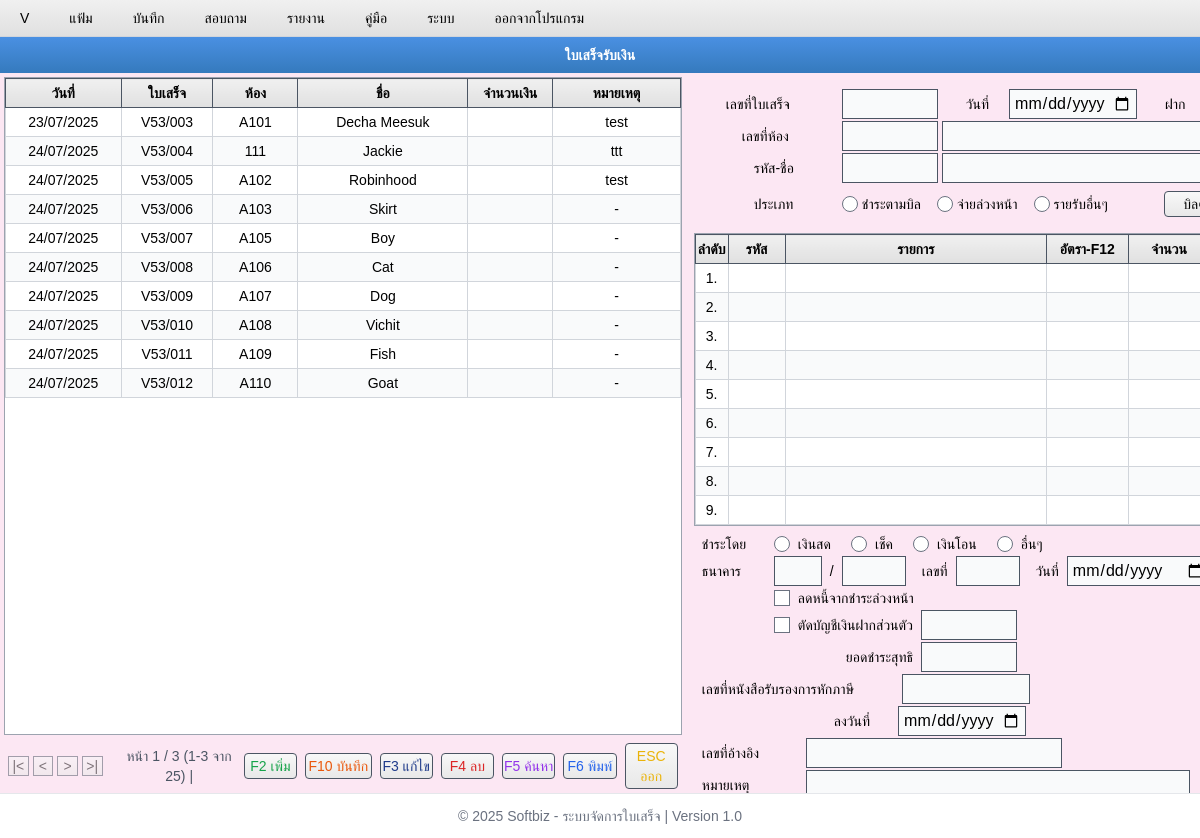
/m35/, run on an earlier commit of the app's database.
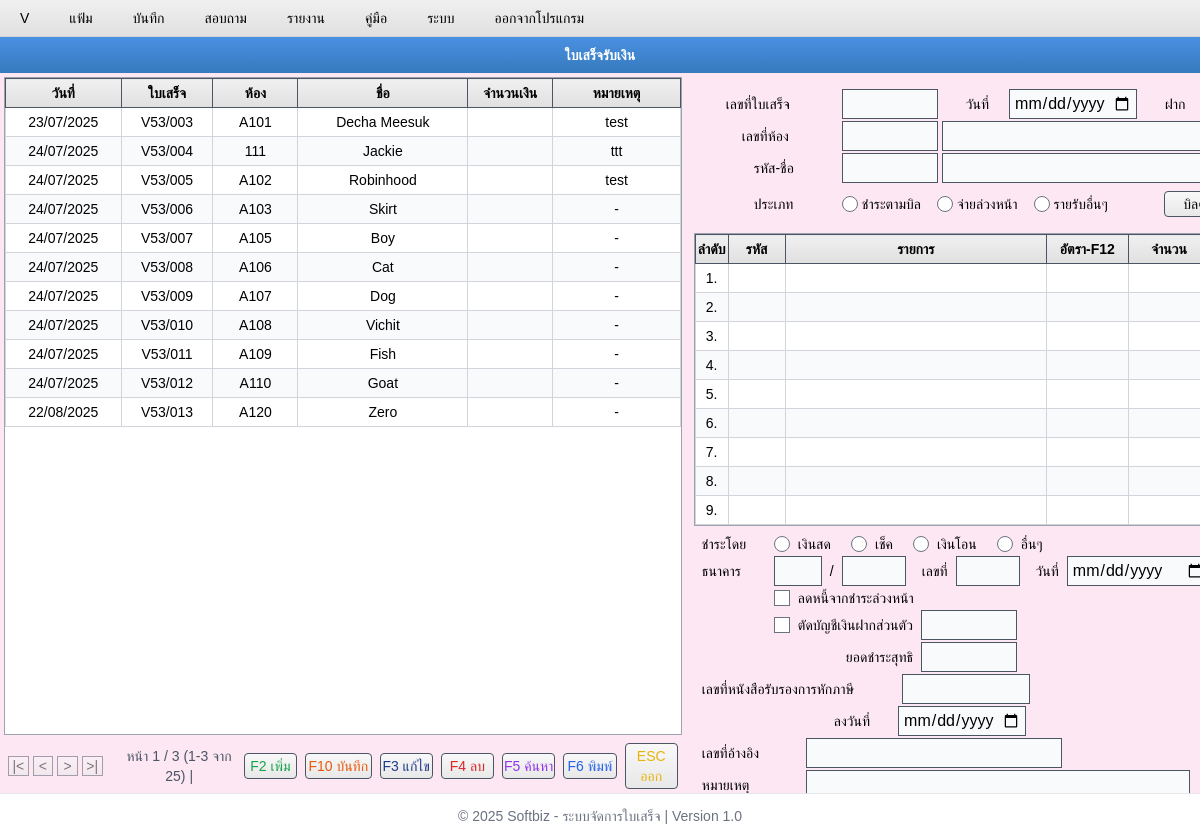
And on a later commit of the database.
### m35/models.py (models this page shows, shortened)
class CmtRctr(models.Model):
    TYPE_CHOICES = [
        ("ชำระตามบิล", "ชำระตามบิล"),
        ("จ่ายล่วงหน้า", "จ่ายล่วงหน้า"),
        ("รายรับอื่นๆ", "รายรับอื่นๆ"),
    ]
    PAYMENT_CHOICES = [
        ("เงินสด", "เงินสด"),
        ("เช็ค", "เช็ค"),
        ("เงินโอน", "เงินโอน"),
        ("อื่นๆ","อื่นๆ")
    ]
    r_c_no = models.CharField(max_length=50, unique=True, verbose_name="เลขที่ใบเสร็จ")
    date = models.DateField(verbose_name="วันที่")
    payin = models.DateField(verbose_name="ฝาก")
    room_no_1 = models.CharField(
        max_length=20, verbose_name="เลขที่ห้อง 1"
    )
    room_no_2 = models.CharField(
        max_length=100, blank=True, null=True, verbose_name="เลขที่ห้อง 2"
    )
    member_1 = models.CharField(max_length=100, verbose_name="รหัส-ชื่อ 1")
    member_2 = models.CharField(max_length=100, blank=True, null=True, verbose_name="รหัส-ชื่อ 2")
    type = models.CharField(
        max_length=20,
        choices=TYPE_CHOICES,
        verbose_name="ประเภท",
        blank=True, null=True  # หากไม่ต้องเลือกก็ใส่ True ทั้งคู่
    )
    payment_method = models.CharField(
    max_length=20,
    choices=PAYMENT_CHOICES,
    verbose_name="ชำระโดย",
    blank=True,
    null=True
    )
    bank_1 = models.CharField(max_length=100, verbose_name="ธนาคาร 1")
    bank_2 = models.CharField(max_length=100, blank=True, null=True, verbose_name="ธนาคาร 2")
    bank_no = models.CharField(max_length=20, verbose_name="เลขที่")
    bank_date = models.DateField(verbose_name="วันที่(ธนาคาร)")
    vat = models.BooleanField(default=False, verbose_name="ภาษีหักณที่จ่าย")
    deduct_from_prepaid = models.BooleanField(default=False, verbose_name="ลดหนี้จากการชำระล่วงหน้า")
    withdraw_from_bankaccount = models.BooleanField(default=False, verbose_name="ตัดบัญชีเงินฝากส่วนตัว")
    withdraw = models.CharField(max_length=100, blank=True, null=True, verbose_name="ตัดบัญชีเงินฝากส่วนตัว(กรอก)")
    total = models.CharField(max_length=100, blank=True, null=True, verbose_name="ยอดชำระสุทธิ")
    tax_no = models.CharField(max_length=100, blank=True, null=True, verbose_name="เลขที่หนังสือรับรองการหักภาษี")
    tax_date = models.DateField(verbose_name="ลงวันที่")
    no_ref = models.CharField(max_length=20, blank=True, null=True, verbose_name="เลขที่อ้างอิง")
    remark_1 = models.TextField(blank=True, null=True, verbose_name="หมายเหตุ 1")
    remark_2 = models.TextField(blank=True, null=True, verbose_name="หมายเหตุ 2")
    textstamp = models.CharField(blank=True, null=True, verbose_name="textstamp")
    timestamp = models.DateTimeField(auto_now=True, verbose_name="เวลาอัพเดท")
    class Meta:
        db_table = "CMT_RCTR"
        verbose_name = "ใบเสร็จรับเงิน"
        verbose_name_plural = "ใบเสร็จรับเงินทั้งหมด"
        ordering = ["-timestamp"]

### m35/views.py (the view, shortened to what this page needs)
# urls.py: path("m35/", include("m35.urls")),
def m35(request):
    data = CmtRctr.objects.all().order_by('id')
    data_value = CmtRctr.objects.all().values().order_by('-id')
    data_table = CmtArtrItem.objects.all().values().order_by('id')
    data_table_json = list(data_table)
    data_list = list(data_value)
    context = {
        'row_numbers': range(1, 10),  # 1 ถึง 10
        'unpaid_list' : [1,2,3,4,5,6,7,8],
        'payment_choices' : CmtRctr.PAYMENT_CHOICES,
        'type_choices' : CmtRctr.TYPE_CHOICES,
        'data' : data,
        'data_json' : json.dumps(data_list, cls=DjangoJSONEncoder),
        'data_table' : data_table,
        'data_table_json' : json.dumps(data_table_json, cls=DjangoJSONEncoder)
    }
    print(list(CmtArtrItem.objects.values()))
    return render(request,'m35/index.html',context)

### m35/templates/m35/index.html (shortened to what the changed rows need)
{% extends 'base.html' %}
{% load static %}
{% block extra_css %}
<link href="https://cdnjs.cloudflare.com/ajax/libs/flowbite/2.2.1/flowbite.min.css" rel="stylesheet" />
{% endblock %}
{% block content %}
    <div class="flex bg-gray-100 font-thai overflow-hidden" style="height: calc(100vh - 80px);">
        <div class="flex-1 bg-pink-100 flex flex-col text-center">
            <div class="flex-1 overflow-auto border border-gray-400 m-1 bg-white">
                <table class="w-full border-collapse">
                    <thead>
                        <tr>
                            <th class="gradient-light-gray border border-gray-600 px-2 py-1 font-bold sticky top-0 z-10 w-16">วันที่</th>
                            <th class="gradient-light-gray border border-gray-600 px-2 py-1 font-bold sticky top-0 z-10 w-16">ใบเสร็จ</th>
                            <th class="gradient-light-gray border border-gray-600 px-2 py-1 font-bold sticky top-0 z-10 w-16">ห้อง</th>
                            <th class="gradient-light-gray border border-gray-600 px-2 py-1 font-bold sticky top-0 z-10 w-32">ชื่อ</th>
                            <th class="gradient-light-gray border border-gray-600 px-2 py-1 font-bold sticky top-0 z-10 w-16">จำนวนเงิน</th>
                            <th class="gradient-light-gray border border-gray-600 px-2 py-1 font-bold sticky top-0 z-10 w-24">หมายเหตุ</th>
                        </tr>
                    </thead>
                    <tbody id="dataTable">
                        {% for record in data %}
                        <tr onclick="selectRecord(this, '{{ record.id }}')" data-id="{{ record.id }}"
                            class="cursor-pointer hover:bg-blue-100 even:bg-gray-50 border-b border-gray-200">
                            <td class="border border-gray-300 px-2 py-1 whitespace-nowrap">{{ record.date|date:"d/m/Y" }}</td>
                            <td class="border border-gray-300 px-2 py-1 whitespace-nowrap">{{ record.r_c_no}}</td>
                            <td class="border border-gray-300 px-2 py-1 whitespace-nowrap">{{ record.room_no_1 }}</td>
                            <td class="border border-gray-300 px-2 py-1 whitespace-nowrap">{{ record.member_2 }}</td>
                            <td class="border border-gray-300 px-2 py-1 whitespace-nowrap"></td>
                            <td class="border border-gray-300 px-2 py-1 text-center whitespace-nowrap">{{ record.remark_1|default:"-" }}</td>
                        </tr>
                        {% endfor %}
                    </tbody>
                </table>
            </div>
        </div>
        <div class="flex-1 bg-pink-100 flex flex-col">
            <form method="POST" action="" id="formSection" class="bg-pink-100 mb-1">
                <div class="ml-10 py-4">
                    <div class="flex-1">
                        <div class="flex items-center gap-1 mt-2">
                            <label class="w-28 flex-shrink-0 px-7">ประเภท</label>
                            {% for value,label in type_choices %}
                            <input type="radio" id="type_{{ forloop.counter }}" name="type" value="{{value}}" class="accent-blue-600">
                            <label class="mr-3" for="type_{{ forloop.counter }}">{{label}}</label>
                            {% endfor %}
                            <button id="btnUnpaid" type="button" class="w-24 gradient-gray border border-gray-600 py-0.5 cursor-pointer hover:bg-gray-300 ml-10 rounded" data-modal-toggle="unpaidModal" data-modal-target="unpaidModal" onclick="getModal()">บิลค้างชำระ</button>
                        </div>
                    </div>
                </div>
                <div class="bg-pink-100 flex-1 flex flex-col mb-1">
                    <div class="bg-white flex-1 overflow-auto border border-gray-400 mx-2">
                        <table class="w-full border-collapse table-fixed">
                            <thead>
                                <tr>
                                    <th class="gradient-light-gray border border-gray-600 py-1 font-bold sticky top-0 z-10 w-4">ลำดับ</th>
                                    <th class="gradient-light-gray border border-gray-600 px-2 py-1 font-bold sticky top-0 z-10 w-7">รหัส</th>
                                    <th class="gradient-light-gray border border-gray-600 px-2 py-1 font-bold sticky top-0 z-10 w-32">รายการ</th>
                                    <th class="gradient-light-gray border border-gray-600 px-2 py-1 font-bold sticky top-0 z-10 w-10">อัตรา-F12</th>
                                    <th class="gradient-light-gray border border-gray-600 px-2 py-1 font-bold sticky top-0 z-10 w-10">จำนวน</th>
                                </tr>
                            </thead>
                            <tbody id="dataTable1">
                                {% for i in row_numbers %}
                                <tr onclick=""
                                    class="cursor-pointer hover:bg-blue-100 even:bg-gray-50 border-b border-gray-200">
                                    <td class="border border-gray-300 py-1 text-center row-number"></td>
                                    <td class="border border-gray-300 px-2 py-1 whitespace-nowrap"></td>
                                    <td class="border border-gray-300 px-2 py-1 whitespace-nowrap"></td>
                                    <td class="border border-gray-300 px-2 py-1 whitespace-nowrap"></td>
                                    <td class="border border-gray-300 px-2 py-1 whitespace-nowrap"></td>
                                </tr>
                                {% endfor %}
                            </tbody>
                        </table>
                    </div>
                    <div class="p-2 flex items-start gap-4">
                        <div class="flex-1 text-sm space-y-0.5 ml-2">
                            <div class="flex items-center gap-2">
                                <label class="w-16">ชำระโดย</label>
                                {% for value,label in payment_choices %}
                                <input type="radio" id="payment_method_{{ forloop.counter }}" name="payment_method" value="{{value}}" class="accent-blue-600">
                                <label class="mr-3" for="payment_method_{{ forloop.counter }}">{{label}}</label>
                                {% endfor %}
                            </div>
                        </div>
                    </div>
                </div>
            </form>
        </div>
    </div>
{% endblock %}

What changed in the data, as far as the page shows it:
added CmtRctr: date "22/08/2025", r_c_no "V53/013", room_no_1 "A120", member_2 "Zero", remark_1 "-"
